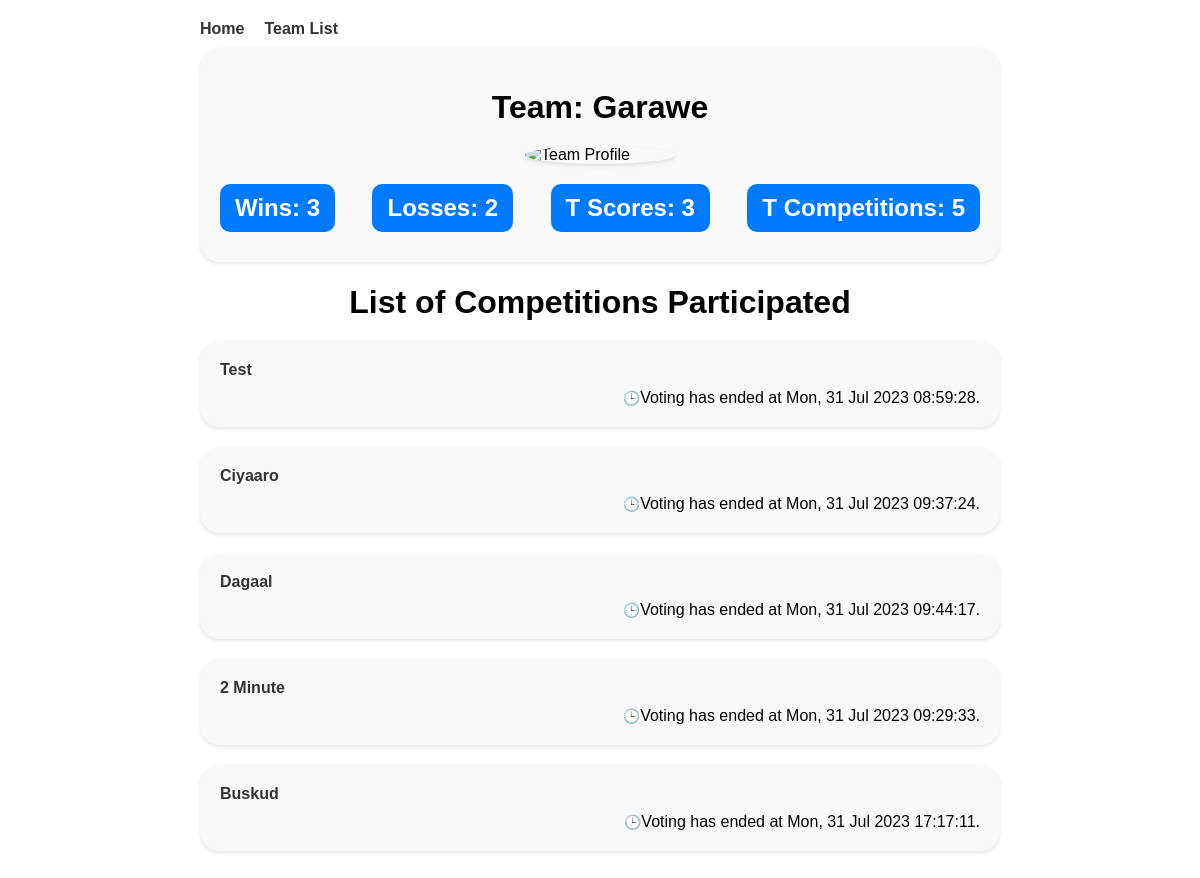
The page /team/2/ on the database its author committed.
### voting/models.py (models this page shows, shortened)
class Team(models.Model):
    name = models.CharField(max_length=100)

class VotingEvent(models.Model):
    name = models.CharField(max_length=100)
    start_time = models.DateTimeField()
    end_time = models.DateTimeField()
    def is_voting_active(self):
        now = timezone.now()
        print("Start Time:", self.start_time)
        print("End Time:", self.end_time)
        print("Current Time:", now)
        return self.start_time <= now <= self.end_time

### voting/views.py (the view)
# urls.py: path('team/<int:team_id>/', views.team_view, name='team_view'),
def team_view(request, team_id):
    team = get_object_or_404(Team, pk=team_id)
    competitors = Competitor.objects.filter(team=team)
    votes = Vote.objects.filter(competitor__in=competitors)
    wins = votes.aggregate(
        wins=Count(Case(When(competitor__score__gt=0, then=1), output_field=IntegerField()))
    )['wins']
    total_competitions = Competitor.objects.filter(team=team).values('voting_event').distinct().count()
    losses = total_competitions - wins
    total_scores = Competitor.objects.filter(team=team).aggregate(total_scores=Sum('score'))['total_scores']
    competitions_participated = VotingEvent.objects.filter(competitor__team=team).distinct()
    return render(request, 'voting/team_view.html', {
        'team': team,
        'wins': wins,
        'losses': losses,
        'total_scores': total_scores,
        'total_competitions': total_competitions,
        'competitions_participated': competitions_participated,
    })

### voting/templates/voting/team_view.html (shortened to what this page needs)
<!DOCTYPE html>
<html>
<head>
</head>
<body>
    {% include 'voting/navbar.html' %}
    <div class="voting-events">
        <div class="team-card">
            <h1>Team: {{ team.name }}</h1>
            <img src="{{ team.image_profile }}" alt="Team Profile">
            <div class="team-info">
                <h2>Wins: {{ wins }}</h2>
                <h2>Losses: {{ losses }}</h2>
                <h2>T Scores: {{ total_scores }}</h2>
                <h2>T Competitions: {{ total_competitions }}</h2>
            </div>
        </div>
        <h1>List of Competitions Participated</h1>
        <ul>
            {% for event in competitions_participated %}
                <li>
                    <a href="{% url 'vote' event_id=event.id %}">{{ event.name }}</a>
                    <div class="voting-status-container">
                        {% if event.is_voting_active %}
                            <span class="status-circle"></span> Voting is active.
                        {% else %}
                            <span class="status-clock">🕒</span> Voting has ended at {{ event.end_time|date:"D, d M Y H:i:s" }}.
                        {% endif %}
                    </div>
                </li>
            {% endfor %}
        </ul>
    </div>
</body>
</html>

### voting/templates/voting/team_view.html (style rules this page uses)
body { font-family: Arial, sans-serif; padding: 20px; max-width: 800px; margin: 0 auto; }
h1 { margin-bottom: 20px; text-align: center; }
.team-card { padding: 20px; border-radius: 20px; background-color: #f9f9f9; box-shadow: 0 2px 4px rgba(0, 0, 0, 0.1); margin-bottom: 20px; }
.team-card img { max-width: 150px; height: auto; display: block; margin: 0 auto 20px; border-radius: 50%; box-shadow: 0 2px 4px rgba(0, 0, 0, 0.1); }
.team-info { display: flex; justify-content: space-between; align-items: center; margin-bottom: 10px; }
.team-info h2 { padding: 10px 15px; border-radius: 10px; background-color: #007bff; color: #fff; margin: 0; }
ul { list-style: none; padding: 0; }
li { margin-bottom: 10px; }
li a { text-decoration: none; color: #007bff; font-weight: bold; }
.voting-events h1 { text-align: center; margin-bottom: 20px; }
.voting-events ul { list-style: none; padding: 0; }
.voting-events li { background-color: #f9f9f9; padding: 20px; border-radius: 20px; box-shadow: 0 2px 4px rgba(0, 0, 0, 0.1); margin-bottom: 20px; }
.voting-events a { text-decoration: none; color: #333; font-weight: bold; }
.voting-status-container { display: flex; justify-content: flex-end; align-items: center; margin-top: 10px; }
.status-clock { font-size: 14px; }

### rows shown on the page
Team: name "Garawe"
VotingEvent: name "Test", end_time "Mon, 31 Jul 2023 08:59:28"
VotingEvent: name "Ciyaaro", end_time "Mon, 31 Jul 2023 09:37:24"
VotingEvent: name "Dagaal", end_time "Mon, 31 Jul 2023 09:44:17"
VotingEvent: name "2 Minute", end_time "Mon, 31 Jul 2023 09:29:33"
VotingEvent: name "Buskud", end_time "Mon, 31 Jul 2023 17:17:11"

### other values the page prints
{{ wins }} "3"
{{ losses }} "2"
{{ total_scores }} "3"
{{ total_competitions }} "5"
